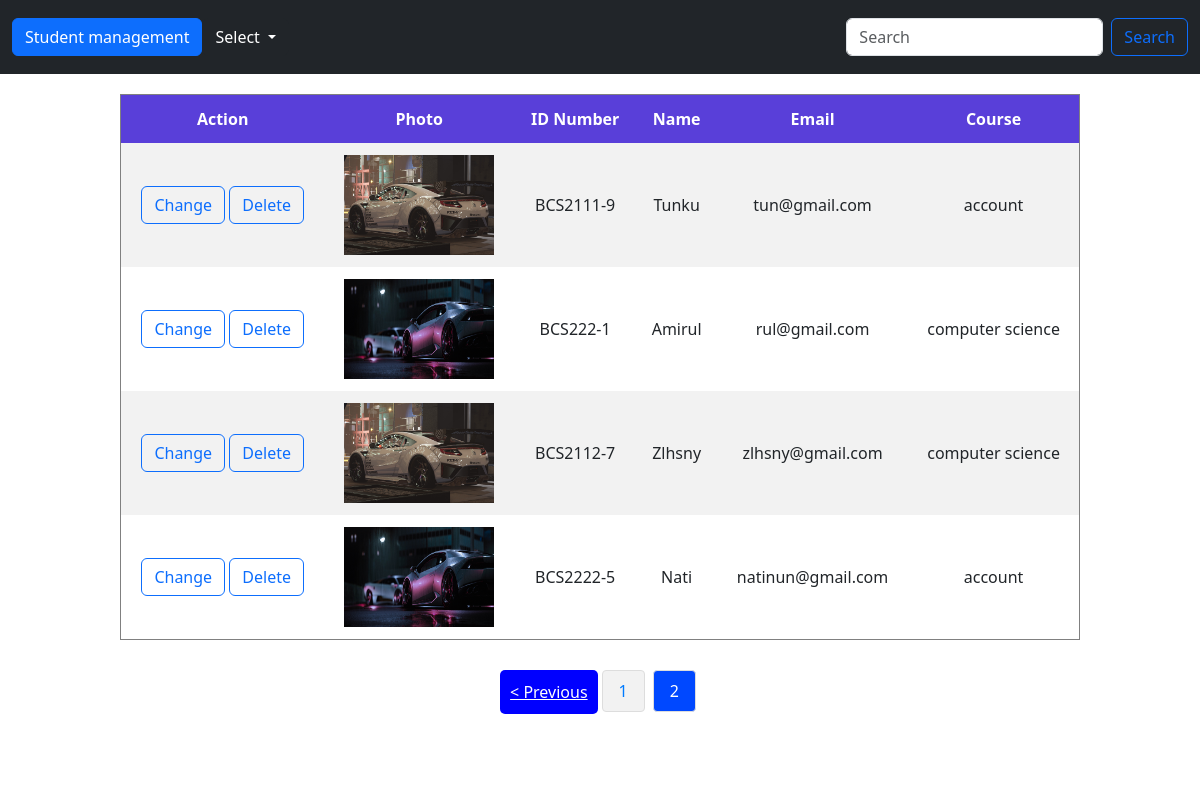
The page /index.php?page=2 (signed in) on the database its author committed.
### tables this page shows
CREATE TABLE `mahasiswa` (
  `id` int(11) NOT NULL,
  `name` varchar(200) NOT NULL,
  `nrp` char(9) NOT NULL,
  `email` varchar(100) NOT NULL,
  `jurusan` varchar(100) NOT NULL,
  `gambar` varchar(100) NOT NULL
);

### functions.php (called while the page is built, shortened)
<?php
$conn = mysqli_connect("localhost", "root", "root", "phpdasar");
function query($query){
    global $conn;
    $result = mysqli_query($conn, $query);
    $rows = [];
    while ($row = mysqli_fetch_assoc($result)){
        $rows[] = $row;
    }
    return $rows;
}
?>

### index.php (the view, shortened to what this page needs)
<?php
require 'functions.php';
$jumlahDataPerHalaman = 5;
$jumlahData = count(query("SELECT * FROM mahasiswa"));
$jumlahHalaman = ceil($jumlahData / $jumlahDataPerHalaman);
$halamanAktif = (isset($_GET["page"])) ? $_GET["page"] : 1;
$awalData = ($halamanAktif - 1) * $jumlahDataPerHalaman;
$mahasiswa = query("SELECT * FROM mahasiswa LIMIT $awalData, $jumlahDataPerHalaman ");
?>
<!DOCTYPE html>
<html lang="en">
<head>
    <link rel="stylesheet" href="css/index.css">
    <link href="https://cdn.jsdelivr.net/npm/bootstrap@5.3.2/dist/css/bootstrap.min.css" rel="stylesheet">
</head>
<body>
<video src="vd/register.mp4" autoplay loop muted playsinline></video>
    <nav class="navbar navbar-expand-lg navbar-dark bg-dark sticky-top">
        <div class="container-fluid">
            <a class="btn btn-primary" href="index.php">Student management</a>
            <div class="collapse navbar-collapse" id="navbarNavDarkDropdown">
                <ul class="navbar-nav">
                    <li class="nav-item dropdown">
                        <button class="btn btn-dark dropdown-toggle" data-bs-toggle="dropdown" aria-expanded="false">
                            Select
                        </button>
                    </li>
                </ul>
            </div>
            <form class="d-flex" role="search" action="" method="post">
            <input class="form-control me-2" type="search" placeholder="Search" aria-label="Search" name="keyword" id="searchInput">
            <button class="btn btn-outline-primary" type="submit" name="search">Search</button>
            </form>
    </div>
    </nav>
    <table border="1" cellpadding="12" cellspacing="0">
        <tr>
            <th class="text-center">Action</th>
            <th class="text-center">Photo</th>
            <th class="text-center">ID Number</th>
            <th class="text-center">Name</th>
            <th class="text-center">Email</th>
            <th class="text-center">Course</th>
        </tr>
        <?php foreach($mahasiswa as $row) : ?>
        <tr>
            <td class="text-center">
                <a href="edit.php?id=<?= $row["id"]; ?>" class="btn btn-outline-primary">Change</a>
                <a href="delete.php?id=<?= $row["id"]; ?>" onclick="return confirm('Are you sure want to delete this data?');" class="btn btn-outline-primary">Delete</a>
            </td>
            <td class="text-center"><img src="img/<?= $row["gambar"]; ?>" width="150 pixels" height="100 pixels"></td>
            <td class="text-center"><?= $row["nrp"]; ?></td>
            <td class="text-center"><?= $row["name"]; ?></td>
            <td class="text-center"><?= $row["email"]; ?></td>
            <td class="text-center"><?= $row["jurusan"]; ?></td>
        </tr>
        <?php endforeach; ?>
    </table>
    <div class="pagination-container">
        <?php if ($halamanAktif > 1) : ?>
            <div class="pagination-prev-next">
                <a href="?page=<?= $halamanAktif - 1; ?>">&lt; Previous</a>
            </div>
        <?php endif; ?>
        <ul class="pagination">
            <?php for ($i = 1; $i <= $jumlahHalaman; $i++) : ?>
                <li class="pagination-item">
                    <a href="?page=<?= $i; ?>" <?= ($i == $halamanAktif ? 'class="active"' : ''); ?>>
                        <?= $i; ?>
                    </a>
                </li>
            <?php endfor; ?>
        </ul>
    </div>
</body>
</html>

### css/index.css (style rules this page uses)
body { animation: moveBackground 10s infinite linear; margin: 20px; font-family: "Segoe UI", Tahoma, Geneva, Verdana, sans-serif; }
video { object-fit: cover; width: 100%; height: 100%; position: fixed; top: 0; left: 0; z-index: -1; }
table { border-collapse: collapse; width: 80%; margin: 20px auto; background-color: rgba(255, 255, 255, 0.7); }
th, td { border: 1px solid #ddd; padding: 12px; text-align: left; }
th { background-color: rgba(56, 25, 210, 0.833); color: white; }
tr:nth-child(even) { background-color: rgba(242, 242, 242, 1); }
a { display: block; text-align: center; margin: 10px 0; padding: 10px; background-color: #4caf50; color: white; text-decoration: none; border-radius: 5px; }
.pagination-container { display: flex; justify-content: center; margin-top: 20px; }
.pagination { display: flex; list-style: none; padding: 0; margin: 0; }
.pagination-item { margin: 0 4px; }
.pagination a, .pagination-item a { color: #007bff; padding: 8px 16px; text-decoration: none; background-color: #f2f2f2; border: 1px solid #ddd; border-radius: 4px; display: inline-block; }
.pagination .active { background-color: #0048ff; color: white; }
.pagination-prev-next a { background-color: #0000ff; color: white; }

### rows shown on the page
mahasiswa: gambar (picture), nrp "BCS2111-9", name "Tunku", email "tun@gmail.com", jurusan "account"
mahasiswa: gambar (picture), nrp "BCS222-1", name "Amirul", email "rul@gmail.com", jurusan "computer science"
mahasiswa: gambar (picture), nrp "BCS2112-7", name "Zlhsny", email "zlhsny@gmail.com", jurusan "computer science"
mahasiswa: gambar (picture), nrp "BCS2222-5", name "Nati", email "natinun@gmail.com", jurusan "account"
